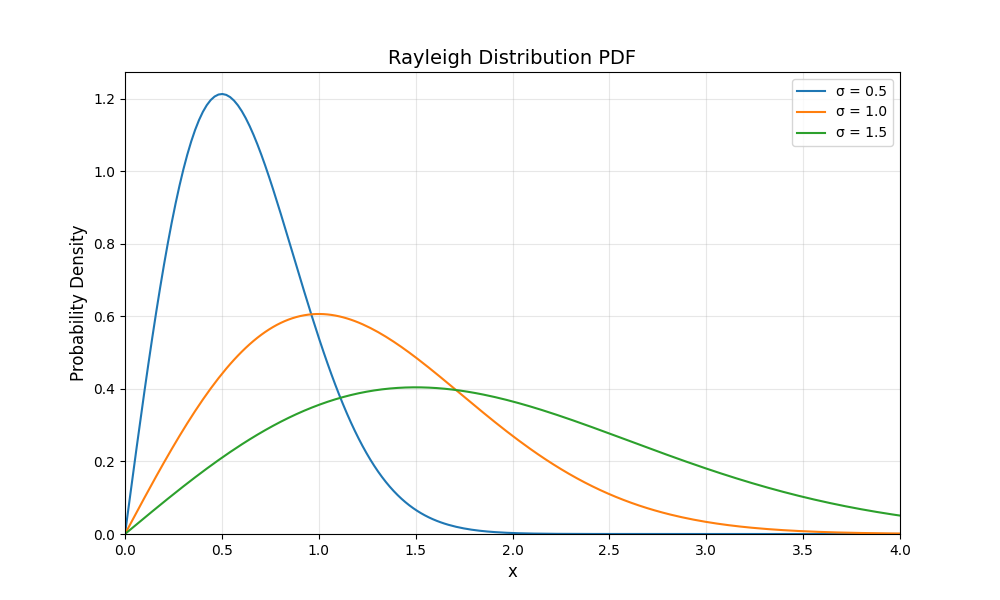

Recreate this plot in Python.
import numpy as np
import matplotlib.pyplot as plt

def rayleigh_pdf(x, sigma=1):
    """
    Compute the Rayleigh distribution PDF
    f(x) = (x/sigma^2) * exp(-x^2/(2*sigma^2))
    """
    return (x / (sigma**2)) * np.exp(-x**2 / (2*sigma**2))

# Create data points
x = np.linspace(0, 4, 200)

# Create the plot
plt.figure(figsize=(10, 6))

# Plot for different sigma values
sigmas = [0.5, 1.0, 1.5]
for sigma in sigmas:
    pdf = rayleigh_pdf(x, sigma)
    plt.plot(x, pdf, label=f'σ = {sigma}')

# Customize the plot
plt.title('Rayleigh Distribution PDF', fontsize=14)
plt.xlabel('x', fontsize=12)
plt.ylabel('Probability Density', fontsize=12)
plt.grid(True, alpha=0.3)
plt.legend()

# Ensure non-negative x-axis
plt.xlim(0, max(x))
plt.ylim(0, None)

plt.show()
